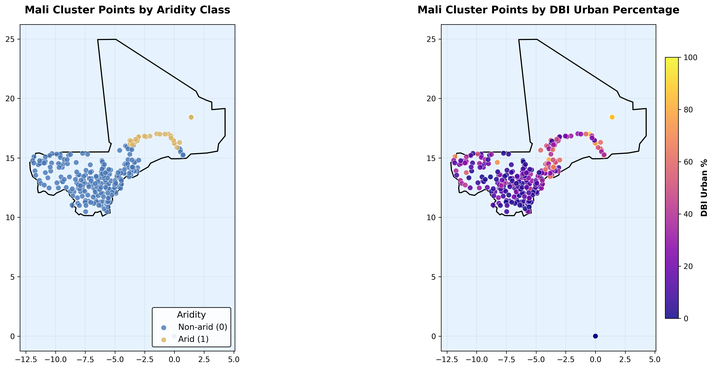
#> input picture tasks/bernard_mali_grace_style.png, 714 x 369 px, shrunk from 4006 x 2070 before the run, given in place of b.png, which was not available
$ python create_comparison_with_grace.py
#> lines starting #> are read from the running program, lines starting #| are printed output that depends on the picture; pictures that were not available may be replaced by others from this repository, and a replacement may not be noted
"""
Create side-by-side comparison: Grace's maps vs Bernard's validation
Shows that independent analysis reproduces the same findings
"""

import matplotlib.pyplot as plt
import matplotlib.image as mpimg
from PIL import Image
import numpy as np

print("Creating Grace vs Bernard comparison...")

# Load Grace's maps
try:
    grace_aridity = mpimg.imread('/mnt/c/Users/bbofo/OneDrive/Desktop/ChatMRPT/b.png')
#> grace_aridity is the input picture: shape (369, 714, 4) float32; mean R, G, B, A 0.914, 0.933, 0.962, 1
    grace_dbi = mpimg.imread('/mnt/c/Users/bbofo/OneDrive/Desktop/ChatMRPT/bb.png')
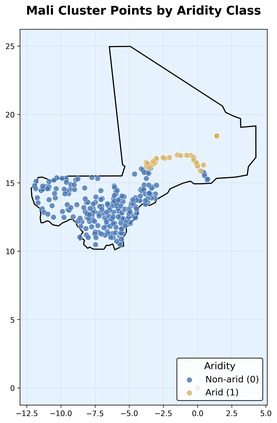
#> input picture tasks/bernard_aridity_map.png, 277 x 423 px, shrunk from 1555 x 2373 before the run, given in place of bb.png, which was not available
#> grace_dbi is the input picture: shape (423, 277, 4) float32; mean R, G, B, A 0.884, 0.925, 0.962, 1
    has_grace_maps = True
    print("✓ Grace's maps loaded")
except:
    has_grace_maps = False
    print("✗ Could not load Grace's maps (b.png, bb.png)")

# Load Bernard's maps
try:
    bernard_aridity = mpimg.imread('/mnt/c/Users/bbofo/OneDrive/Desktop/ChatMRPT/tasks/bernard_aridity_map.png')
    bernard_dbi = mpimg.imread('/mnt/c/Users/bbofo/OneDrive/Desktop/ChatMRPT/tasks/bernard_dbi_map.png')
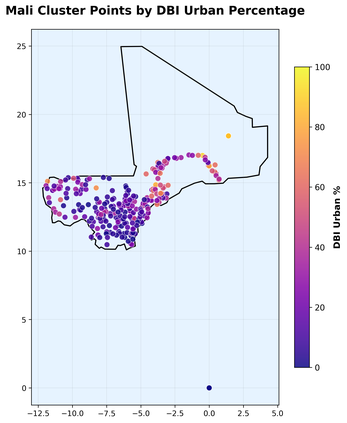
#> input picture tasks/bernard_dbi_map.png, 347 x 423 px, shrunk from 1946 x 2373 before the run, found by its file name
#> bernard_dbi is the input picture: shape (423, 347, 4) float32; mean R, G, B, A 0.895, 0.91, 0.95, 1
    has_bernard_maps = True
    print("✓ Bernard's maps loaded")
except:
    has_bernard_maps = False
    print("✗ Could not load Bernard's maps")

if has_grace_maps and has_bernard_maps:
    # Create 2x2 comparison
    fig = plt.figure(figsize=(18, 16))

    # Add title
    fig.suptitle('Independent Validation: Grace (Original) vs Bernard (Validation)\n99.4% Identical DBI Values',
                 fontsize=18, fontweight='bold', y=0.98)

    # Grace's Aridity (top left)
    ax1 = plt.subplot(2, 2, 1)
    ax1.imshow(grace_aridity)
    ax1.axis('off')
    ax1.set_title("Grace's Aridity Classification\n(Original Data)",
                  fontsize=14, fontweight='bold', pad=15, color='#d32f2f')

    # Bernard's Aridity (top right)
    ax2 = plt.subplot(2, 2, 2)
    ax2.imshow(bernard_aridity)
    ax2.axis('off')
    ax2.set_title("Bernard's Aridity Classification\n(Independent Validation)",
                  fontsize=14, fontweight='bold', pad=15, color='#2e7d32')

    # Grace's DBI (bottom left)
    ax3 = plt.subplot(2, 2, 3)
    ax3.imshow(grace_dbi)
    ax3.axis('off')
    ax3.set_title("Grace's DBI Urban %\n(Original Data)",
                  fontsize=14, fontweight='bold', pad=15, color='#d32f2f')

    # Bernard's DBI (bottom right)
    ax4 = plt.subplot(2, 2, 4)
    ax4.imshow(bernard_dbi)
    ax4.axis('off')
    ax4.set_title("Bernard's DBI Urban %\n(Independent Validation)",
                  fontsize=14, fontweight='bold', pad=15, color='#2e7d32')

    # Add annotations
    fig.text(0.5, 0.48, '✓ Same Pattern: Non-arid Southwest (Blue) Shows Low DBI (Purple)',
             ha='center', fontsize=13, fontweight='bold',
             bbox=dict(boxstyle='round,pad=0.8', facecolor='yellow', alpha=0.8))

    fig.text(0.5, 0.02, 'Key Finding: DBI mean = 27% in both analyses | MODIS = 49% | Gap = 22%\n' +
                        'Conclusion: DBI underestimates non-arid urban areas by ~50%',
             ha='center', fontsize=12, style='italic',
             bbox=dict(boxstyle='round,pad=0.6', facecolor='lightyellow', alpha=0.7))

    plt.tight_layout(rect=[0, 0.04, 1, 0.96])

    output_path = '/mnt/c/Users/bbofo/OneDrive/Desktop/ChatMRPT/tasks/grace_vs_bernard_comparison.png'
    plt.savefig(output_path, dpi=300, bbox_inches='tight', facecolor='white')
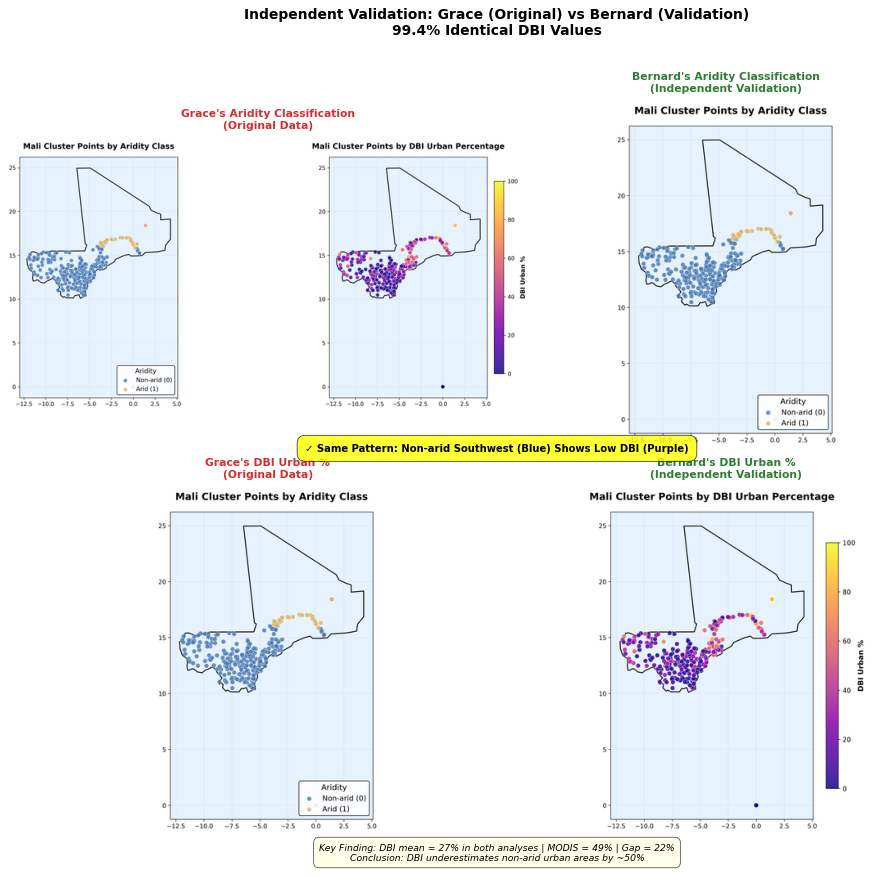
#> figure drawn by matplotlib, 4 panels
    print(f"✓ Saved: {output_path}")

    # Also create a simple side-by-side for DBI only
    fig, axes = plt.subplots(1, 2, figsize=(18, 8))
    fig.suptitle('DBI Urban % Comparison: Independent Validation Confirms Grace\'s Findings',
                 fontsize=16, fontweight='bold')

    axes[0].imshow(grace_dbi)
    axes[0].axis('off')
    axes[0].set_title("Grace's DBI Analysis\n(Original Data)\nDBI Mean: 27.2%",
                      fontsize=13, fontweight='bold', color='#d32f2f')

    axes[1].imshow(bernard_dbi)
    axes[1].axis('off')
    axes[1].set_title("Bernard's DBI Analysis\n(Independent Validation)\nDBI Mean: 27.2%",
                      fontsize=13, fontweight='bold', color='#2e7d32')

    fig.text(0.5, 0.08, '✓ 99.4% Match (343/345 points identical) | Both show low DBI in non-arid Bamako',
             ha='center', fontsize=12, fontweight='bold',
             bbox=dict(boxstyle='round,pad=0.5', facecolor='lightgreen', alpha=0.8))

    plt.tight_layout(rect=[0, 0.12, 1, 0.94])

    output_dbi = '/mnt/c/Users/bbofo/OneDrive/Desktop/ChatMRPT/tasks/dbi_validation_comparison.png'
    plt.savefig(output_dbi, dpi=300, bbox_inches='tight', facecolor='white')
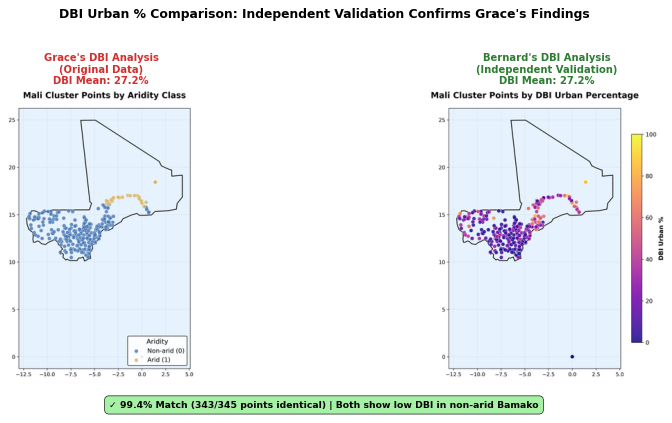
#> figure drawn by matplotlib, 2 panels
    print(f"✓ Saved: {output_dbi}")

    print()
    print("="*80)
    print("COMPARISON IMAGES CREATED")
    print("="*80)
    print("1. grace_vs_bernard_comparison.png - Full 2x2 comparison (aridity + DBI)")
    print("2. dbi_validation_comparison.png - DBI only side-by-side")
    print()
    print("These show:")
    print("  ✓ Grace's original maps (left)")
    print("  ✓ Bernard's independent validation (right)")
    print("  ✓ Identical patterns prove findings are reproducible")
    print("  ✓ Both show DBI ~27% in non-arid Bamako (MODIS shows 49%)")
    print("="*80)

else:
    print()
    print("ERROR: Cannot create comparison - missing maps")
    print(f"  Grace's maps available: {has_grace_maps}")
    print(f"  Bernard's maps available: {has_bernard_maps}")
